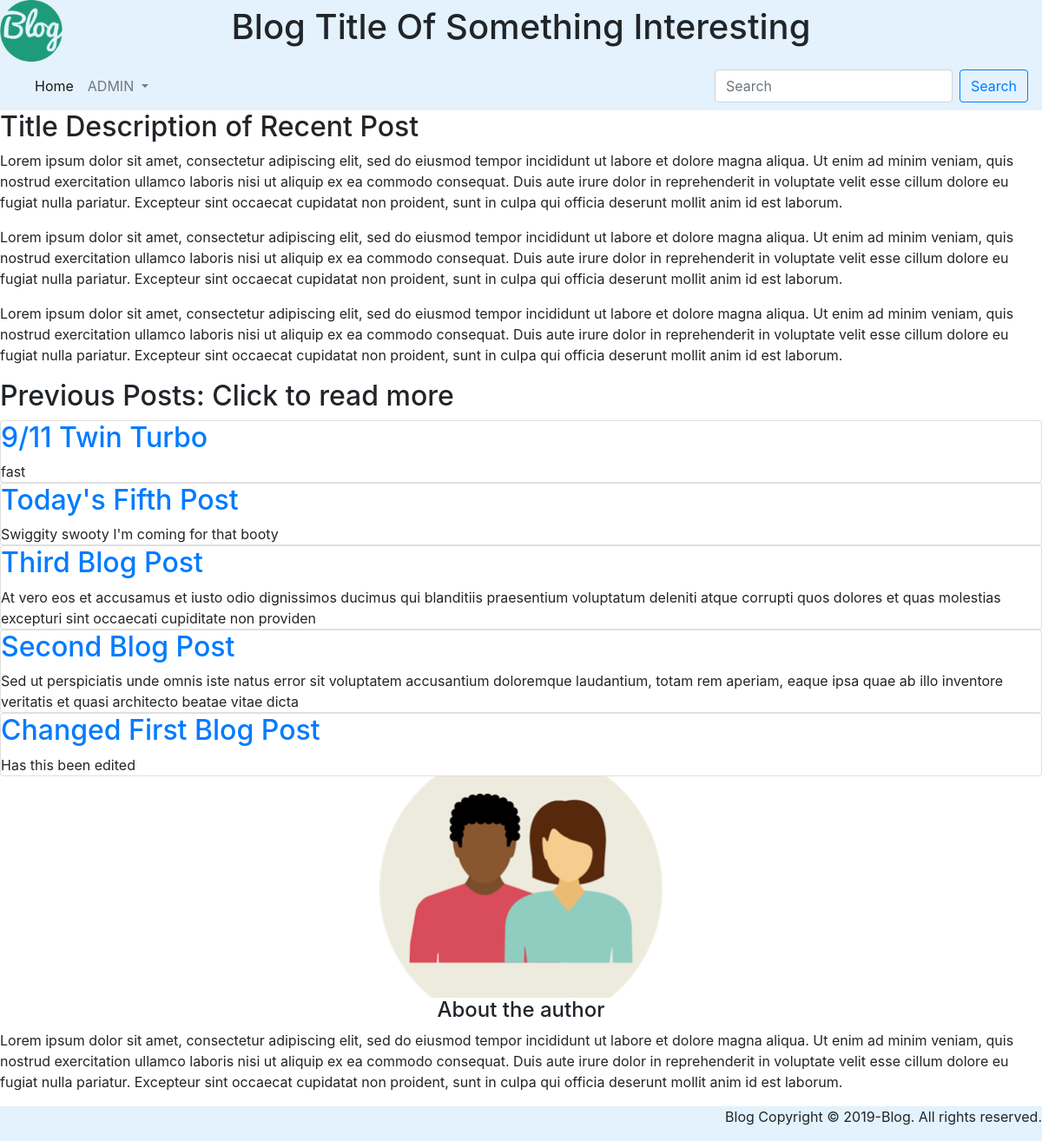
The page / on the database its author committed.
### tables this page shows
CREATE TABLE `posts` (
  `date` timestamp NOT NULL DEFAULT CURRENT_TIMESTAMP,
  `title` varchar(50) NOT NULL,
  `id` int(11) NOT NULL,
  `slug` varchar(255) NOT NULL,
  `category_id` int(11) NOT NULL,
  `content` text NOT NULL
);

### index.php (the view, shortened to what this page needs)
<?php
require('db.php');
$stmt = "SELECT p.*, c.name AS 'category_name', title, content
        FROM posts p
        JOIN categories c
        ON p.category_id = c.id
        ORDER BY id DESC LIMIT 10";
$result = $mysqli->query($stmt);
 ?>
<!DOCTYPE html>
<html lang="en" dir="ltr">
    <head>
        <link rel="stylesheet" href="https://stackpath.bootstrapcdn.com/bootstrap/4.3.1/css/bootstrap.min.css">
        <link rel="stylesheet" href="css/styles.css"/>
    </head>
    <body>
        <div class="page-wrapper">
            <div class="header-wrapper">
                <img src="images/blogpic.png" class="logo" alt="logo">
                <h1>Blog Title Of Something Interesting</h1>
            </div>
                <div class="navbar-container">
                    <nav class="navbar navbar-expand-lg navbar-light">
                        <div class="collapse navbar-collapse" id="navbarSupportedcontent">
                            <ul class="navbar-nav mr-auto">
                                <li class="nav-item active">
                                    <a class="nav-link" href="#">Home<span class="sr-only">(current)</span></a>
                                </li>
                                <li class="nav-item dropdown">
                                    <a class="nav-link dropdown-toggle" href="login.php" id="navbarDropdown" role"button" data-toggle="dropdown" aria-haspopup="true" aria-expanded="false">
                                        ADMIN
                                    </a>
                                </li>
                            </ul>
                            <form class="form-inline my-2 my-lg-0">
                                <input class="form-control mr-sm-2" type="search" placeholder="Search" aria-label="Search">
                                <button class="btn btn-outline-primary my-2 my-sm-0" type="submit">Search</button>
                            </form>
                        </div>
                    </nav>
                </div>
                <div class="content-wrapper">
                    <h2>Title Description of Recent Post</h2>
                    <p>Lorem ipsum dolor sit amet, consectetur adipiscing elit,
                        sed do eiusmod tempor incididunt ut labore et dolore magna
                        aliqua. Ut enim ad minim veniam, quis nostrud exercitation
                        ullamco laboris nisi ut aliquip ex ea commodo consequat.
                        Duis aute irure dolor in reprehenderit in voluptate velit
                        esse cillum dolore eu fugiat nulla pariatur. Excepteur sint
                        occaecat cupidatat non proident, sunt in culpa qui officia
                        deserunt mollit anim id est laborum.
                    </p>
                    <p>Lorem ipsum dolor sit amet, consectetur adipiscing elit,
                        sed do eiusmod tempor incididunt ut labore et dolore magna
                        aliqua. Ut enim ad minim veniam, quis nostrud exercitation
                        ullamco laboris nisi ut aliquip ex ea commodo consequat.
                        Duis aute irure dolor in reprehenderit in voluptate velit
                        esse cillum dolore eu fugiat nulla pariatur. Excepteur sint
                        occaecat cupidatat non proident, sunt in culpa qui officia
                        deserunt mollit anim id est laborum.
                    </p>
                    <p>Lorem ipsum dolor sit amet, consectetur adipiscing elit,
                        sed do eiusmod tempor incididunt ut labore et dolore magna
                        aliqua. Ut enim ad minim veniam, quis nostrud exercitation
                        ullamco laboris nisi ut aliquip ex ea commodo consequat.
                        Duis aute irure dolor in reprehenderit in voluptate velit
                        esse cillum dolore eu fugiat nulla pariatur. Excepteur sint
                        occaecat cupidatat non proident, sunt in culpa qui officia
                        deserunt mollit anim id est laborum.
                    </p>
                </div>
                <div class="links-wrapper">
                    <h2>Previous Posts: Click to read more</h2>
                    <?php while($post = $result->fetch_assoc()) : ?>
                        <article class="card">
                            <h2><?php echo '<a href="post.php?slug=' . $post['slug'] . '">' . $post['title'] . '</a>' ?></h2>
                            <div class="content">
                                <?php echo substr($post['content'], 0, 200); ?>
                            </div>
                        </article>
                    <?php endwhile; ?>
                </div>
                <div class="author-wrapper">
                    <img src="images/authorpic.png" class="logo" alt="logo">
                    <h4>About the author</h4>
                    <p>Lorem ipsum dolor sit amet, consectetur adipiscing elit,
                        sed do eiusmod tempor incididunt ut labore et dolore magna
                        aliqua. Ut enim ad minim veniam, quis nostrud exercitation
                        ullamco laboris nisi ut aliquip ex ea commodo consequat.
                        Duis aute irure dolor in reprehenderit in voluptate velit
                        esse cillum dolore eu fugiat nulla pariatur. Excepteur sint
                        occaecat cupidatat non proident, sunt in culpa qui officia
                        deserunt mollit anim id est laborum.
                    </p>
                </div>
                <div class="footer-wrapper">
                    <p>Blog Copyright &copy; 2019-Blog. All rights reserved.
                    </p>
                </div>
    </body>
</html>

### css/styles.css (style rules this page uses)
.page-wrapper { display: grid; width: 100vw; height: 100vh; grid-template-rows: 1fr 8fr 1fr; }
.header-wrapper { display: grid; grid-template-columns: 2fr 6fr 2fr; align-items: center; justify-content: center; background-color: rgb(227,242,253); }
h1 { align-items: center; justify-self: center; }
.logo { width: 30%; }
.navbar-light { background-color: #e3f2fd; }
.content-wrapper { display: grid; }
.author-wrapper { display: grid; align-items: center; justify-items: center; }
.footer-wrapper { display: grid; background-color: rgb(227,242,253); align-items: right; justify-items: right; }

### rows shown on the page
posts: title "9/11 Twin Turbo", content "fast"
posts: title "Today's Fifth Post", content "Swiggity swooty I'm coming for that booty"
posts: title "Third Blog Post", content "At vero eos et accusamus et iusto odio dignissimos ducimus qui blanditiis praesentium voluptatum deleniti atque corrupti quos dolores et quas molestias excepturi sint occaecati cupiditate non providen"
posts: title "Second Blog Post", content "Sed ut perspiciatis unde omnis iste natus error sit voluptatem accusantium doloremque laudantium, totam rem aperiam, eaque ipsa quae ab illo inventore veritatis et quasi architecto beatae vitae dicta"
posts: title "Changed First Blog Post", content "Has this been edited"
